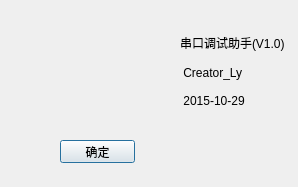
<?xml version="1.0" encoding="UTF-8"?>
<ui version="4.0">
 <class>AboutDialog</class>
 <widget class="QDialog" name="AboutDialog">
  <property name="geometry">
   <rect>
    <x>0</x>
    <y>0</y>
    <width>298</width>
    <height>187</height>
   </rect>
  </property>
  <property name="windowTitle">
   <string>Dialog</string>
  </property>
  <widget class="QLabel" name="About">
   <property name="geometry">
    <rect>
     <x>180</x>
     <y>30</y>
     <width>111</width>
     <height>81</height>
    </rect>
   </property>
   <property name="text">
    <string>串口调试助手(V1.0)

 Creator_Ly

 2015-10-29</string>
   </property>
  </widget>
  <widget class="QPushButton" name="AboutEnter">
   <property name="geometry">
    <rect>
     <x>60</x>
     <y>140</y>
     <width>75</width>
     <height>23</height>
    </rect>
   </property>
   <property name="text">
    <string>确定</string>
   </property>
  </widget>
  <widget class="QLabel" name="label">
   <property name="geometry">
    <rect>
     <x>20</x>
     <y>40</y>
     <width>141</width>
     <height>71</height>
    </rect>
   </property>
   <property name="text">
    <string/>
   </property>
   <property name="pixmap">
    <pixmap resource="../resource.qrc">:/images/Image/Creator.jpg</pixmap>
   </property>
   <property name="scaledContents">
    <bool>true</bool>
   </property>
  </widget>
 </widget>
 <resources>
  <include location="../resource.qrc"/>
 </resources>
 <connections/>
</ui>
